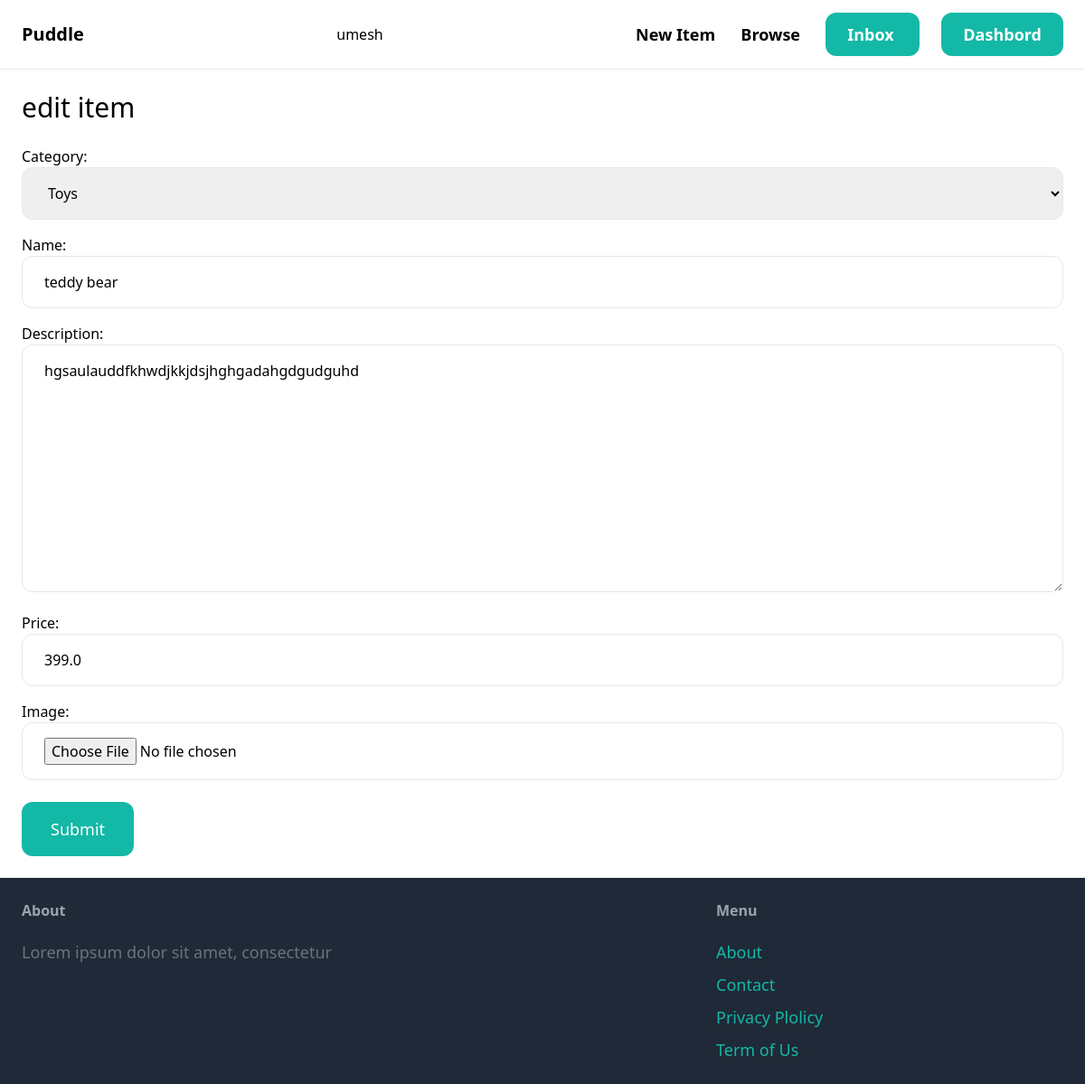
The page /items/1/edit/ (signed in) on the database its author committed.
### item/models.py (models this page shows, shortened)
class Item(models.Model):
    category=models.ForeignKey(Category , related_name='items' , on_delete=models.CASCADE)
    name= models.CharField(max_length=255)
    description=models.TextField(blank=True, null=True)
    price=models.FloatField()
    image=models.ImageField(upload_to='items_images' ,blank=True , null=True)
    is_sold=models.BooleanField(default=False)
    created_by = models.ForeignKey(User , related_name='items' , on_delete=models.CASCADE)
    created_at =models.DateTimeField(auto_now_add=True)

class Category(models.Model):
    name= models.CharField(max_length=255)
    class Meta:
        verbose_name_plural="Categories"
    def __str__(self):
        return self.name

### item/views.py (the view)
# urls.py: path('<int:pk>/edit/',views.edit,name='edit'),
@login_required
def edit(request,pk):
    item=get_object_or_404(Item,pk=pk,created_by=request.user)
    if request.method =='POST':
        form=EditItemForm(request.POST , request.FILES , instance=item)
        if form.is_valid():
            form.save()
            return redirect('item:detail', pk=item.id)
    else:
        form=NewItemForm(instance=item)
    return render(request , 'item/form.html', {
        'form':form,
        'title':'edit item',
    })

### item/forms.py
class NewItemForm(forms.ModelForm):
    class Meta:
        model= Item
        fields= ('category','name','description','price','image')
        widgets={
            'category':forms.Select(attrs={
            'class':INPUT_CLASSES
            }),
            'name':forms.TextInput(attrs={
            'class':INPUT_CLASSES
            }),
            'description':forms.Textarea(attrs={
            'class':INPUT_CLASSES
            }),
            'price':forms.TextInput(attrs={
            'class':INPUT_CLASSES
            }),
            'image':forms.FileInput(attrs={
            'class':INPUT_CLASSES
            }),
        }

### item/templates/item/form.html (shortened to what this page needs)
{% extends 'core/base.html'%}
{% block content%}
<h1 class='mb-6 text-3xl '> {{title}}</h1>
<form action="" method="post" enctype="multipart/form-data">
    <div class="space-y-4">
        {{form.as_p}}
    </div>
    <button class="mt-6 py-4 px-8 text-lg bg-teal-500 hover:bg-teal-700 rounded-xl text-white">Submit</button>
</form>
{% endblock%}

### core/templates/core/base.html (shortened to what this page needs)
<!DOCTYPE html>
<html lang="en">
<head>
    <script src="https://cdn.tailwindcss.com"></script>
</head>
<body>
    <nav class="py-6 px-6 flex justify-between items-center border-b border-gray-200">
        <a href="/" class="text-xl font-semibold" >Puddle</a>
        <span>{{request.user}}</span>
        <div class="space-x-6">
            <a href="{% url 'item:new' %}" class="text-lg font-semibold hover:text-gray-500">New Item</a>
            <a href="{% url 'item:items'%}" class="text-lg font-semibold hover:text-gray-500">Browse</a>
            {% if request.user.is_authenticated %}
            <a href="{% url 'conversation:inbox'%}"  class="px-6 py-3 text-lg font-semibold bg-teal-500 text-white rounded-xl hover:bg-teal-700 "  > Inbox </a>
            <a href="{% url 'dashboard:index' %}" class="px-6 py-3 text-lg font-semibold bg-teal-500 text-white rounded-xl hover:bg-gray-700">Dashbord</a>
            {% else %}
            <a href="{% url 'core:signup' %}"  class="px-6 py-3 text-lg font-semibold bg-teal-500 text-white rounded-xl hover:bg-teal-700 "  > Sign Up </a>
            <a href="{% url 'core:login' %}" class="px-6 py-3 text-lg font-semibold bg-teal-500 text-white rounded-xl hover:bg-gray-700">Log IN</a>
            {%endif%}
        </div>
    </nav>
    <div class="px-6 py-6">
        {% block content %}{% endblock content %}
    </div>
    <footer class="py-6 px-6 flex justify-between bg-gray-800">
        <div class="w-2/3 pr-10">
            <h3 class="mb-5 font-semibold text-gray-400">About</h3>
            <p class="text-lg text-gray-500">Lorem ipsum dolor sit amet, consectetur</p>
        </div>
        <div class="w-1/3">
            <h3 class="mb-5 font-semibold text-gray-400">Menu</h3>
            <ul class="space-y-2">
                <li><a href="#" class="text-lg text-teal-500 hover:text-teal-700">About</a></li>
                <li><a href="{% url 'core:contact' %}" class="text-lg text-teal-500 hover:text-teal-700">Contact</a></li>
                <li><a href="#" class="text-lg text-teal-500 hover:text-teal-700">Privacy Plolicy</a></li>
                <li><a href="#" class="text-lg text-teal-500 hover:text-teal-700">Term of Us</a></li>
            </ul>
        </div>
    </footer>
</body>
</html>

### rows shown on the page
Item: category "Toys", description "hgsaulauddfkhwdjkkjdsjhghgadahgdgudguhd", price "399.0"
Category: name "teddy bear"

### other values the page prints
{{ request.user }} "umesh"
{{ title }} "edit item"
